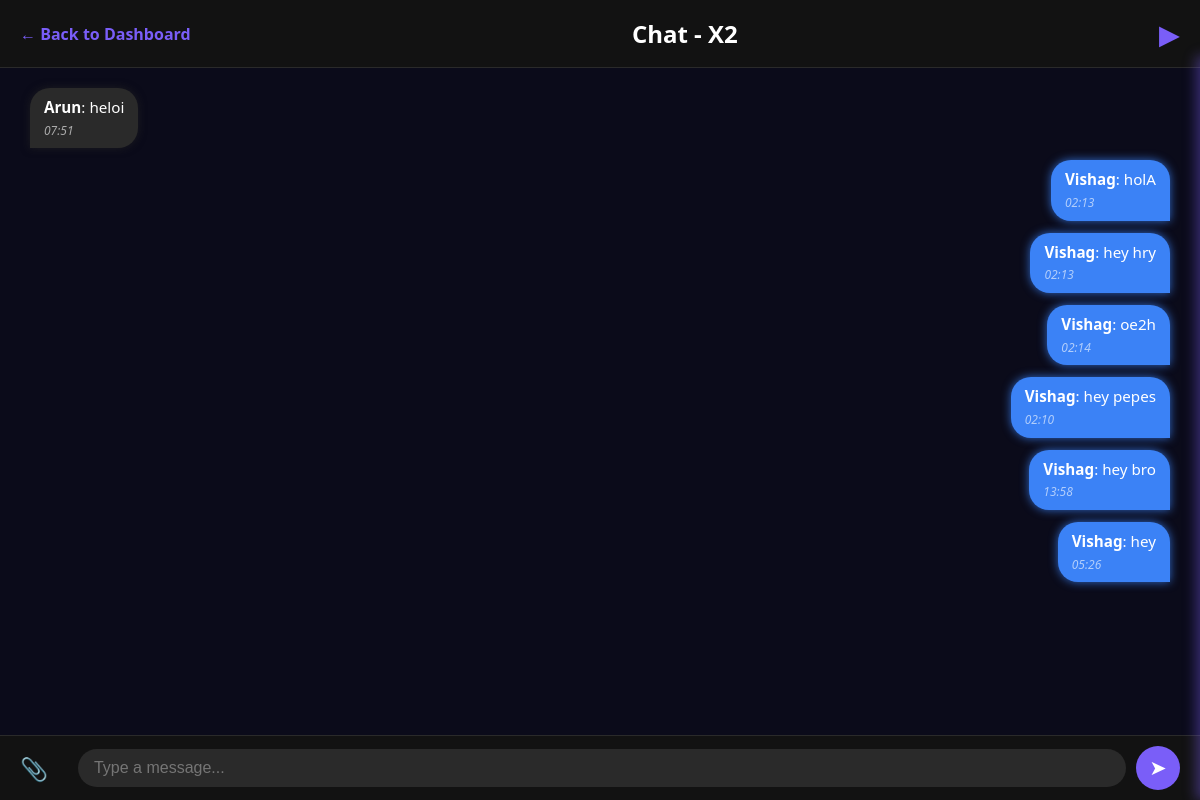
The app's page /groups/8/chat/ (signed in) with its own data.
### core/models.py (models this page shows, shortened)
class StudyGroup(models.Model):
    name = models.CharField(max_length=100)
    description = models.TextField()
    courses = models.ManyToManyField(Course, blank=True)
    is_public = models.BooleanField(default=False)
    owner = models.ForeignKey(User, on_delete=models.CASCADE, related_name='owned_groups')
    year = models.CharField(max_length=10, blank=True)
    members = models.ManyToManyField(User, related_name='study_groups', blank=True)

class ChatMessage(models.Model):
    group = models.ForeignKey(StudyGroup, on_delete=models.CASCADE)
    sender = models.ForeignKey(User, on_delete=models.CASCADE)
    message = models.TextField()
    timestamp = models.DateTimeField(auto_now_add=True)

### core/views.py (the view)
# urls.py: path('groups/<int:group_id>/chat/', views.group_chat, name='group_chat'),
@login_required
def group_chat(request, group_id):
    group = get_object_or_404(StudyGroup, id=group_id)
    if request.user != group.owner and not GroupMembership.objects.filter(user=request.user, group=group).exists():
        return redirect('dashboard')
    messages = ChatMessage.objects.filter(group=group).order_by('timestamp')
    if request.method == 'POST':
        msg_form = ChatMessageForm(request.POST)
        if msg_form.is_valid():
            msg = msg_form.save(commit=False)
            msg.group = group
            msg.sender = request.user
            msg.save()
            return redirect('group_chat', group_id=group_id)
    else:
        msg_form = ChatMessageForm()
    file_form = StudyMaterialForm()
    materials = StudyMaterial.objects.filter(group=group)
    return render(request, 'groups/group_chat.html', {
        'group': group,
        'messages': messages,
        'msg_form': msg_form,
        'file_form': file_form,
        'materials': materials,
    })

### core/forms.py
class ChatMessageForm(forms.ModelForm):
    class Meta:
        model = ChatMessage
        fields = ['message']

class StudyMaterialForm(forms.ModelForm):
    class Meta:
        model = StudyMaterial
        fields = ['file']

### core/templates/groups/group_chat.html (shortened to what this page needs)
<!DOCTYPE html>
<html>
<head>
</head>
<body>
  <div class="chat-wrapper">
    <div class="chat-header">
      <a href="{% url 'dashboard' %}" class="back-link">← Back to Dashboard</a>
      <h2>Chat - {{ group.name }}</h2>
      <div id="materials-toggle" title="Toggle Study Materials">▶</div>
    </div>
    <div class="chat-box" id="chat-box">
      {% for msg in messages %}
        <div class="message {% if msg.sender == request.user %}self{% else %}other{% endif %}">
          <strong>{{ msg.sender.username }}</strong>: {{ msg.message|linebreaksbr }}
          <small>{{ msg.timestamp|date:"H:i" }}</small>
        </div>
      {% endfor %}
    </div>
    <form id="chat-form" method="post" enctype="multipart/form-data" class="message-form">
      <label class="upload-icon" for="file-upload" title="Attach file">📎</label>
      <input type="text" name="message" id="message-input" placeholder="Type a message..." autocomplete="off" required />
      <button type="submit" id="send-btn" name="action" value="send">➤</button>
    </form>
  </div>
</body>
</html>

### core/templates/groups/group_chat.html (style rules this page uses)
html, body { margin: 0; padding: 0; height: 100%; background: #000; color: #fff; font-family: 'Segoe UI', sans-serif; overflow: hidden; }
.chat-wrapper { display: flex; flex-direction: column; height: 100vh; width: 100vw; position: relative; }
.chat-header { padding: 15px 20px; background: #121212; border-bottom: 1px solid #2a2a2a; display: flex; align-items: center; justify-content: space-between; position: relative; z-index: 20; }
.chat-header h2 { margin: 0; font-weight: 600; }
.back-link { color: #7a5ef8; text-decoration: none; font-weight: 600; font-size: 1rem; margin-right: 20px; user-select: none; transition: color 0.3s ease; }
#materials-toggle { cursor: pointer; font-size: 1.7rem; user-select: none; transition: transform 0.3s ease; color: #7a5ef8; }
.chat-box { flex-grow: 1; overflow-y: auto; padding: 20px 30px; padding-bottom: 90px; background: #0b0b1a; display: flex; flex-direction: column; gap: 12px; position: relative; z-index: 10; }
.message { max-width: 70%; padding: 10px 14px; border-radius: 20px; font-size: 0.95rem; display: inline-block; word-break: break-word; line-height: 1.3; box-shadow: 0 0 6px rgba(0,0,0,0.4); }
.message.self { align-self: flex-end; background: #3b82f6; color: white; border-bottom-right-radius: 0; box-shadow: 0 0 10px #3b82f6cc; }
.message.other { align-self: flex-start; background: #2a2a2a; color: white; border-bottom-left-radius: 0; box-shadow: 0 0 8px #222222bb; }
.message small { display: block; font-size: 0.75rem; margin-top: 5px; opacity: 0.6; font-style: italic; }
form.message-form { display: flex; align-items: center; gap: 10px; padding: 10px 20px; background: #121212; position: fixed; bottom: 0; width: 100%; box-sizing: border-box; border-top: 1px solid #2a2a2a; z-index: 20; }
form.message-form input[type="text"] { flex-grow: 1; padding: 10px 16px; border-radius: 25px; border: none; background: #2a2a2a; color: #fff; font-size: 1rem; outline: none; user-select: text; }
form.message-form label.upload-icon { cursor: pointer; font-size: 1.4rem; color: #888; user-select: none; transition: color 0.2s ease; }
form.message-form button { border: none; cursor: pointer; user-select: none; background: transparent; padding: 0; display: flex; align-items: center; justify-content: center; transition: background 0.2s ease; }
#send-btn { background: #7a5ef8; border-radius: 50%; width: 44px; height: 44px; padding: 0; font-size: 1.3rem; color: white; user-select: none; transition: background 0.2s ease; }

### records on screen
StudyGroup: name "X2"
ChatMessage: sender.username "Arun", message "heloi", timestamp "07:51"
ChatMessage: sender.username "Vishag", message "holA", timestamp "02:13"
ChatMessage: sender.username "Vishag", message "hey hry", timestamp "02:13"
ChatMessage: sender.username "Vishag", message "oe2h", timestamp "02:14"
ChatMessage: sender.username "Vishag", message "hey pepes", timestamp "02:10"
ChatMessage: sender.username "Vishag", message "hey bro", timestamp "13:58"
ChatMessage: sender.username "Vishag", message "hey", timestamp "05:26"
